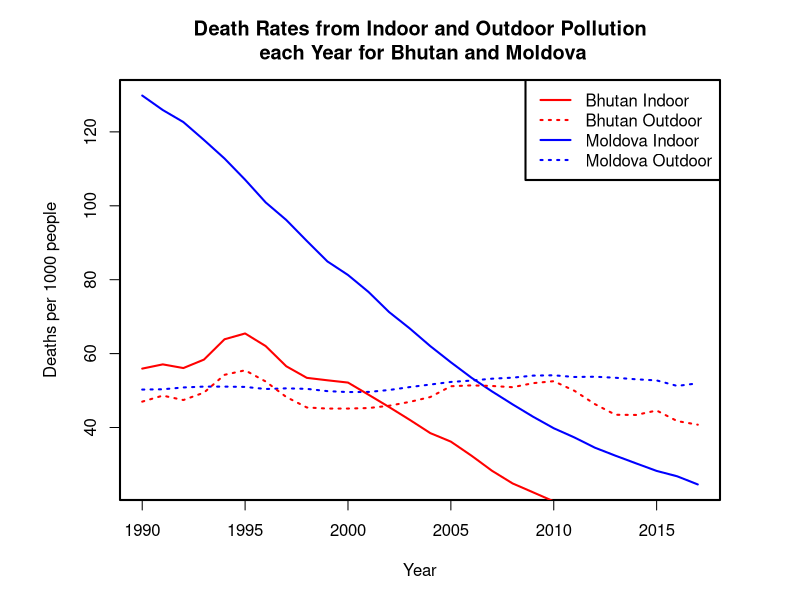
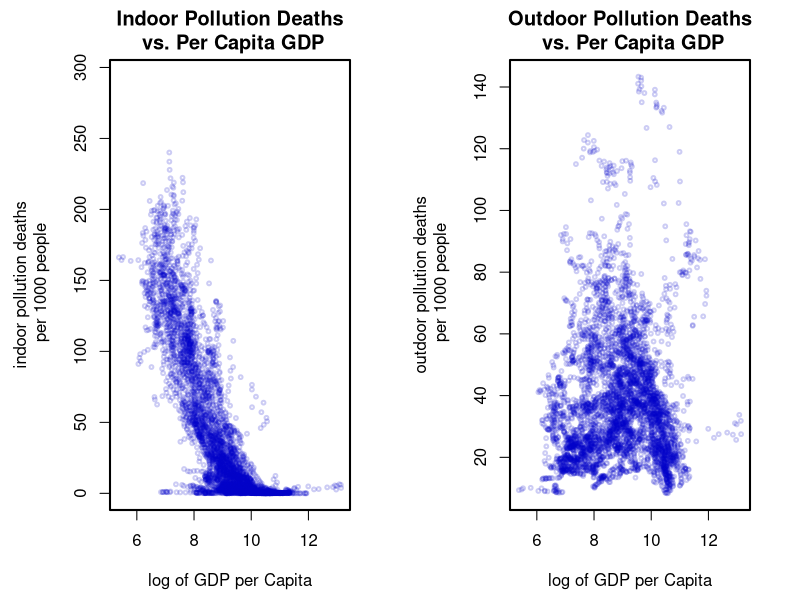
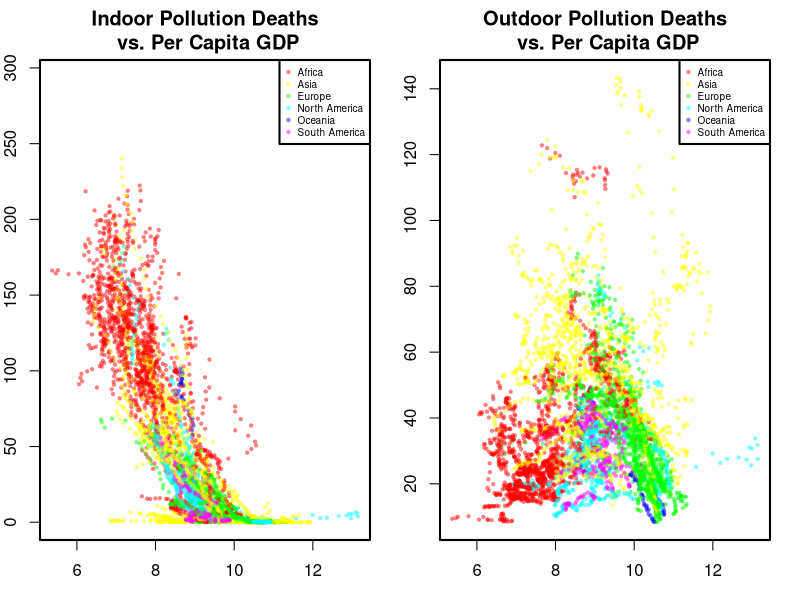

These charts were generated, in order, by the following R code:
## ---- chunk 1


#read in air pollution data and set as data frame
airpol <- read.csv("airpollution.csv")
#read in GDP data and set as data frame
gdpcap <- read.csv("gdppercapiandgini.csv")

## ---- chunk 2
namesair = c("entity","code","year","deaths.ambientpmp", "deaths.householdfuels","deaths.ambientozone","deaths.airpol")

colnames(airpol) <- namesair 


namesgdpcap = c("entity", "code","year","population","continent","ginicoef","gdppercap")

colnames(gdpcap) <- namesgdpcap

## ---- chunk 3
bhind <-match(airpol$entity, "Bhutan") #returns 1 for values where the country is Bhutan
isnabh = !is.na(bhind)
bhutanair = airpol[isnabh, ]


bhind2 = !is.na((match(gdpcap$entity, "Bhutan")))
bhutapgdp = gdpcap[bhind2, ] #bhutan gdp extracted from all gdp

bhutan = merge(bhutanair,bhutapgdp) #merged data of bhutan

#repeating above steps for country 2 (moldova)
mdind<-(match(airpol$entity, "Moldova"))
isnamo = !is.na(mdind)
moldovaair = airpol[isnamo, ]


mdind2<-(match(gdpcap$entity, "Moldova"))
isnamo2 = !is.na(mdind2)
moldovagdp = gdpcap[isnamo2, ]
moldova = merge(moldovaair,moldovagdp)
# defining variables to be used for plotting 
yr.bhu = bhutan$year #years that we have data for bhutan
in.bhu = bhutan$deaths.householdfuels # indoor pol deaths for bh
out.bhu = bhutan$deaths.ambientozone+ bhutan$deaths.ambientpmp # outdoor pol deaths
#sum of ozone and pmp deaths

#repeating steps for 2nd country
yr.mol = moldova$year
in.mol = moldova$deaths.householdfuels 
out.mol = moldova$deaths.ambientpmp+moldova$deaths.ambientozone

#creating plot with different line types and colors
par(mar = c(5,6,4,4),lwd = 2) #margins and line width
#bhutan indoor deaths 
plot(yr.bhu,in.bhu, type ="l", col = "blue",
       xlab = "Year", ylab = "Deaths per 1000 people",
     main = "Death Rates from Indoor and Outdoor Pollution\n each Year for Bhutan and Moldova")
lines(yr.bhu,out.bhu,type ="l", col = "blue", lty = 3) #bh out deaths
lines(yr.mol,in.mol,type="l",col="red") #mol in deaths
lines(yr.mol,out.mol,type = "l",col = "red",lty = 3) #mol out deaths
#create legend
legend("topright",c("Bhutan Indoor","Bhutan Outdoor","Moldova Indoor","Moldova Outdoor"),
      col = c("red","red","blue","blue"), lty=c(1,3,1,3),lwd = 2 )
## ---- chunk 4
all = merge(gdpcap,airpol,by = c("entity", "year" ),no.dups = 1)

## ---- chunk 5
par(mfrow = c(1,2),mar = c(4.5,5.5,3,2.5)) #figure with 2 subplots
#all indoor deaths v gdp
plot(log(all$gdppercap),all$deaths.householdfuels,
     main = "Indoor Pollution Deaths\n vs. Per Capita GDP", 
     ylab = "indoor pollution deaths\n per 1000 people", xlab= "log of GDP per Capita", col =rgb(0,0,0.8,0.2),cex = 0.5)
#all outdoor deaths v gdp
plot(log(all$gdppercap),all$deaths.ambientozone+all$deaths.ambientpmp, 
     main = "Outdoor Pollution Deaths\n vs. Per Capita GDP", 
     ylab = "outdoor pollution deaths\n per 1000 people", xlab= "log of GDP per Capita",col =rgb(0,0,0.8,0.2),cex = 0.5)


# cont.in = all$continent != ""
# continents = all$continent[cont.in]
# t15.in = all$year == 2015
# 
# z = all[t15.in ,c("continent","entity")]
# q = merge(z,all,all= 1)
## ---- chunk 6
cont.in = all$continent != "" #taking index of nonempty continent values
#continents = all$continent[cont.in]
#t15.in = all$year == 2015
z = all[cont.in ,c("continent","entity")] #creating new df with index
all$continent = NULL #taking out the continent column with the empty values
all = merge(all, z, by="entity") #redefining all as a new merged df with z
colorm = rainbow(6,alpha = 0.5) #creating vector of colors
f = as.factor(all$continent) 
cont.names = levels(f) # taking categories
i = as.integer(f) # making factor into integers
coli = colorm[i] #making colors to put into plot command
par(mfrow = c(1,2),mar = c(3,2,3,1.5))
plot(log(all$gdppercap),all$deaths.householdfuels,
     main = "Indoor Pollution Deaths\n vs. Per Capita GDP", 
     ylab = "indoor pollution deaths", xlab= "log of GDP per Capita", col =coli,cex=0.3)

legend("topright",cont.names,pch = 1,col = colorm,pt.cex = 0.3,cex = 0.6)
plot(log(all$gdppercap),all$deaths.ambientozone+all$deaths.ambientpmp, 
     main = "Outdoor Pollution Deaths\n vs. Per Capita GDP", 
     ylab = "outdoor pollution deaths", xlab= "log of GDP per Capita",col =coli,cex=0.3)

legend("topright",cont.names,pch = 1,col = colorm,pt.cex = 0.3,cex = 0.6)

